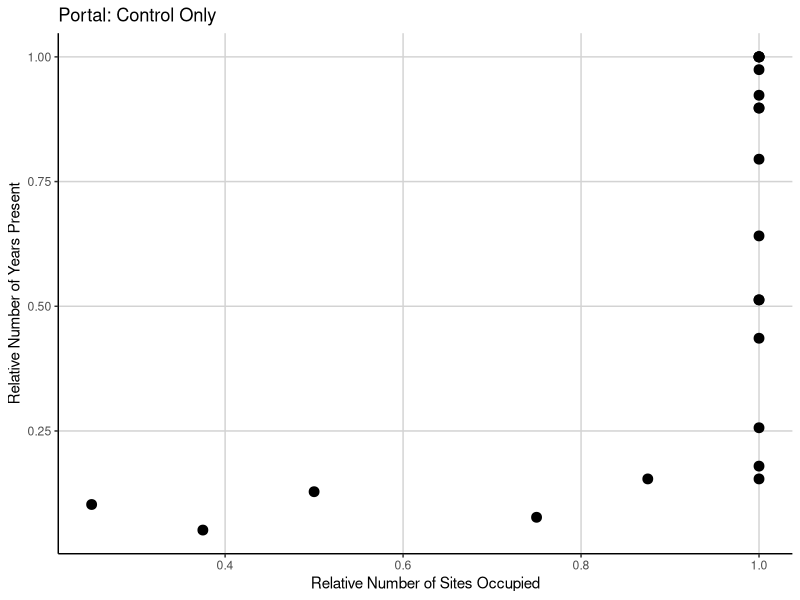
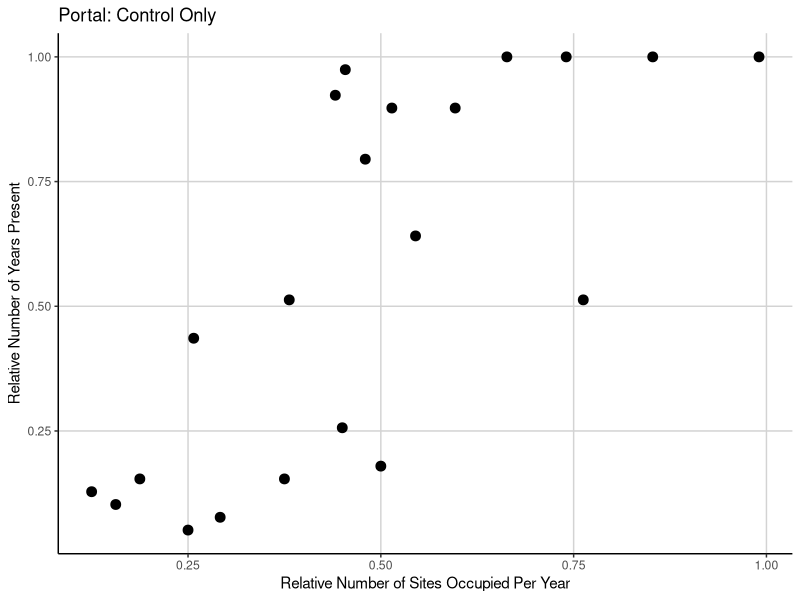
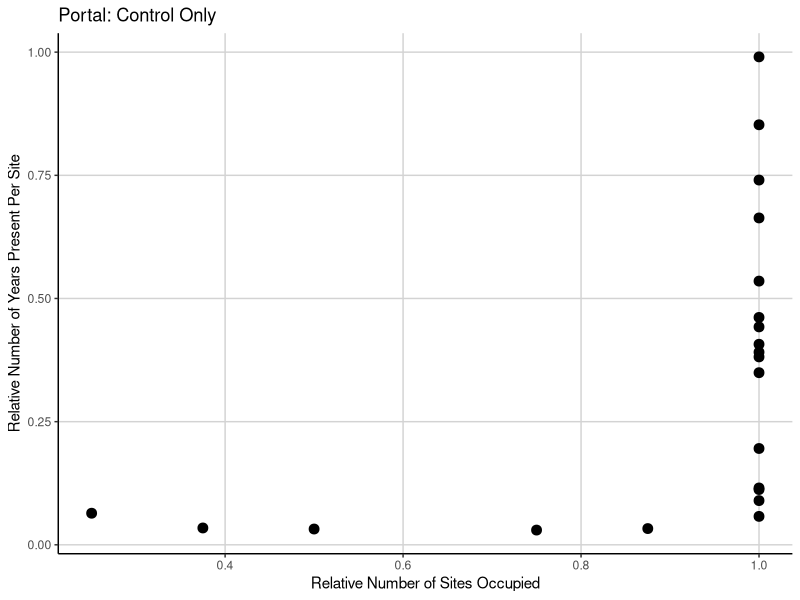
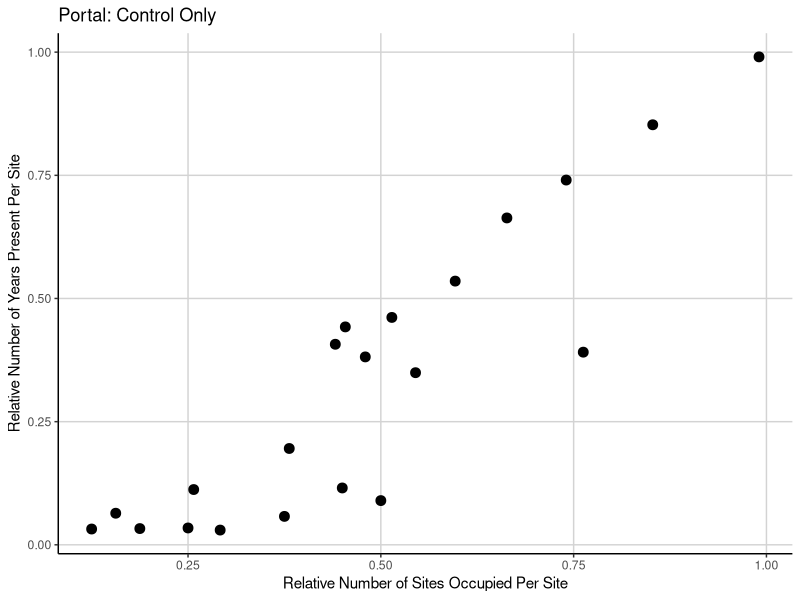
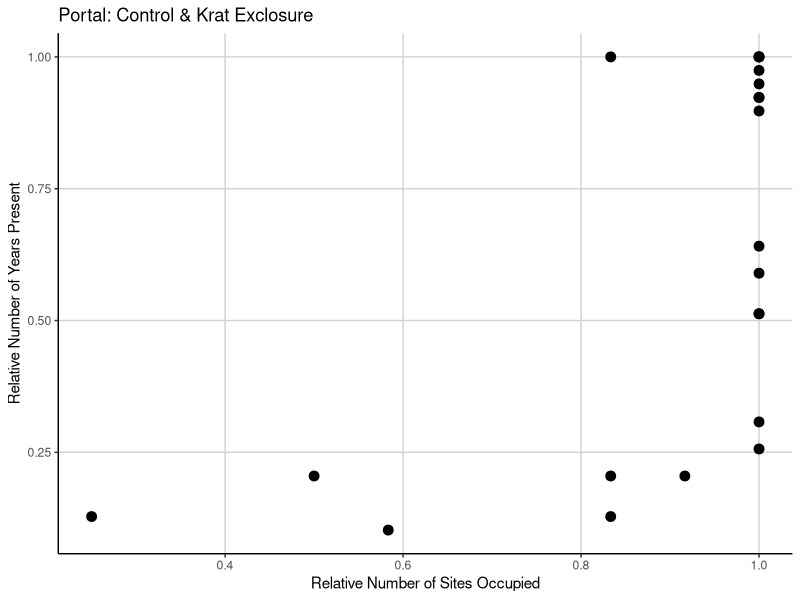
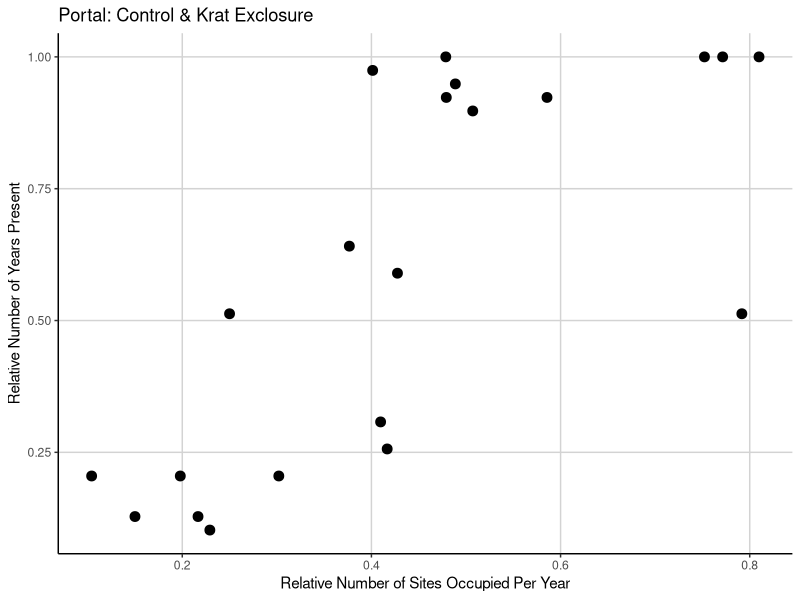
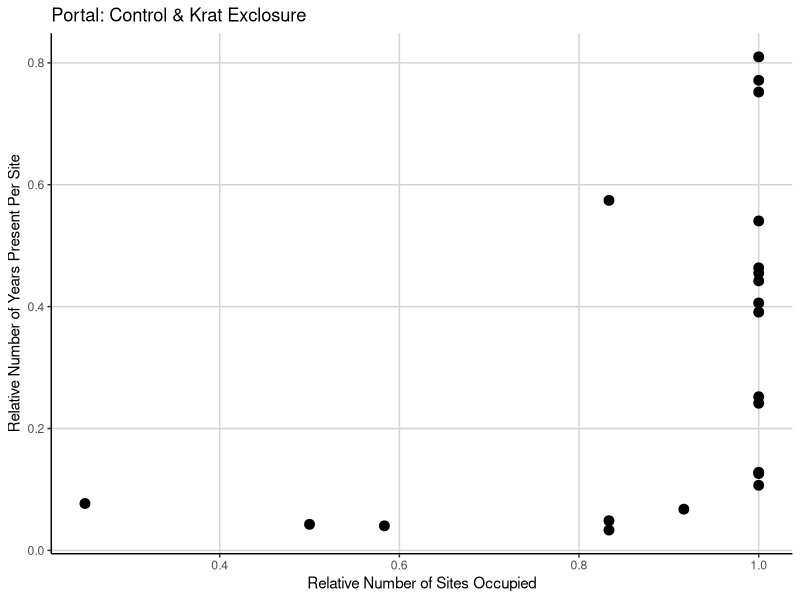
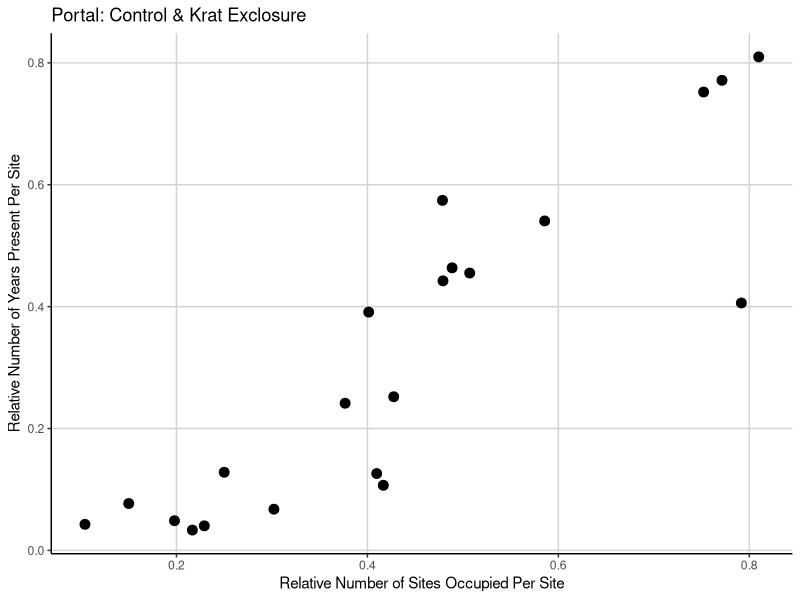

Write R code to recreate these figures, in order.
# Core-satellite-transient with Portal data
# Feb 17, 2016
# Ellen Bledsoe

# download libraries
library(dplyr)
library(ggplot2)

# read files

species <- read.csv("data/species_portal.csv", header = TRUE, na.strings = c(""))
surveys <- read.csv("data/surveys.csv", header = TRUE, na.strings = c(""))

# get only known rodents
rodents <- select(species, New.Code, Rodent) %>% 
           filter(Rodent == 1)
known_rodents <- select(rodents, New.Code) %>% 
                 filter(New.Code != 'DX', New.Code != 'NX',
                        New.Code != 'OX', New.Code != 'PX',
                        New.Code != 'RX', New.Code != 'SX', New.Code != 'UR')
colnames(known_rodents)[1] <- "species"

# get relevant survey periods & only control plots
surveys_control <- surveys %>% 
                   filter(period > 0 & period <= 436,
                          plot == '2' | plot == '4' | plot == '8' | plot == '11' |
                          plot == '12' | plot == '14' | plot == '17' | plot == '22')

portal <- semi_join(surveys_control, known_rodents, by = "species")

### calculating relative years and relative sites 

colnames(portal)[4] <- "year"
port_data <- select(portal, year, plot, species) %>% 
             group_by(species, year, plot) %>% 
             arrange(species, year, plot) %>% 
             summarise(count = n())

# number of years in which species occur overall

port_years <- select(port_data, species, year) %>% 
              group_by(species, year) %>% 
              summarise(year_count = n())
port_years_count <- select(port_years, species) %>% 
                    group_by(species) %>% 
                    summarise(years = n())

total_years <- length(unique(port_data$year))

port_years_count <- mutate(port_years_count, rel_years = years/total_years)

# number of sites in which species occur overall

port_plots <- select(port_data, species, plot) %>% 
              group_by(species, plot) %>% 
              summarise(plot_count = n())
port_plots_count <- select(port_plots, species) %>% 
                    group_by(species) %>% 
                    summarise(plots = n())

total_plots <- length(unique(port_data$plot))

port_plots_count <- mutate(port_plots_count, rel_sites = plots/total_plots)

# average relative number of plots per year

port_data1 <- select(portal, year, plot, species) %>% 
              group_by(species, year, plot) %>% 
              arrange(species, year, plot) 

port_plots_by_year <- select(port_data1, year, species, plot) %>% 
                      group_by(year, species) %>% 
                      summarise(plot_by_year = n_distinct(plot))

port_rel_plots_by_year <- mutate(port_plots_by_year, rel_plots_by_year = plot_by_year/total_plots)

port_plots_year_species <- port_rel_plots_by_year %>% 
                           group_by(species) %>% 
                           summarize(mean_rel_sites = mean(rel_plots_by_year))

# average relative number of years per plot

port_years_by_plot <- select(port_data1, year, species, plot) %>% 
                      group_by(plot, species) %>% 
                      summarise(years_by_plot = n_distinct(year))

port_rel_years_by_plot <- mutate(port_years_by_plot, rel_years_by_plot = years_by_plot/total_years)

port_years_plot_species <- port_rel_years_by_plot %>% 
                           group_by(species) %>% 
                           summarize(mean_rel_years = mean(rel_years_by_plot))

### combine all relevant data into one dataframe

portal_rel_data <- inner_join(port_years_count, port_plots_count, by = "species")
portal_mean_rel_data <- inner_join(port_years_plot_species, port_plots_year_species, by = "species")
portal_total_rel_data <- inner_join(portal_rel_data, portal_mean_rel_data, by = "species")

### make scatterplots of portal control data

ggplot(portal_total_rel_data, aes(x = rel_sites, y = rel_years)) +
  geom_point(size = 3) +
  xlab("Relative Number of Sites Occupied") + 
  ylab("Relative Number of Years Present") +
  ggtitle("Portal: Control Only") +
  theme(panel.background = element_blank(), 
        axis.line = element_line(colour = "black"), 
        panel.grid.major = element_line(colour = "light gray"))
ggsave(file = "portal_broad_yr_site.png", width = 6, height = 5)

ggplot(portal_total_rel_data, aes(x = mean_rel_sites, y = rel_years)) +
  geom_point(size = 3) +
  xlab("Relative Number of Sites Occupied Per Year") + 
  ylab("Relative Number of Years Present") +
  ggtitle("Portal: Control Only") +
  theme(panel.background = element_blank(), 
        axis.line = element_line(colour = "black"), 
        panel.grid.major = element_line(colour = "light gray"))
ggsave(file = "portal_mean_rel_site.png", width = 6, height = 5)

ggplot(portal_total_rel_data, aes(x = rel_sites, y = mean_rel_years)) +
  geom_point(size = 3) +
  xlab("Relative Number of Sites Occupied") + 
  ylab("Relative Number of Years Present Per Site") +
  ggtitle("Portal: Control Only") +
  theme(panel.background = element_blank(), 
        axis.line = element_line(colour = "black"), 
        panel.grid.major = element_line(colour = "light gray"))
ggsave(file = "portal_mean_rel_year.png", width = 6, height = 5)

ggplot(portal_total_rel_data, aes(x = mean_rel_sites, y = mean_rel_years)) +
  geom_point(size = 3) +
  xlab("Relative Number of Sites Occupied Per Site") + 
  ylab("Relative Number of Years Present Per Site") +
  ggtitle("Portal: Control Only") +
  theme(panel.background = element_blank(), 
        axis.line = element_line(colour = "black"), 
        panel.grid.major = element_line(colour = "light gray"))
ggsave(file = "portal_mean_rel_year&site.png", width = 6, height = 5)

### everything all over except with long-term krat exclosures included

# get relevant survey periods & only control plots
surveys_control_krat <- surveys %>% 
                        filter(period > 0 & period <= 436,
                               plot == '2' | plot == '4' | plot == '8' | plot == '11' |
                               plot == '12' | plot == '14' | plot == '17' | plot == '22' |
                               plot == '3' | plot == '15' | plot == '19' | plot == '21')

portal1 <- semi_join(surveys_control_krat, known_rodents, by = "species")

# calculating relative years and relative sites 

colnames(portal1)[4] <- "year"
port_data1 <- select(portal1, year, plot, species) %>% 
              group_by(species, year, plot) %>% 
              arrange(species, year, plot) %>% 
              summarise(count = n())

# number of years in which species occur overall

port_years1 <- select(port_data1, species, year) %>% 
               group_by(species, year) %>% 
               summarise(year_count = n())
port_years_count1 <- select(port_years1, species) %>% 
                     group_by(species) %>% 
                     summarise(years = n())

total_years <- length(unique(port_data$year))

port_years_count1 <- mutate(port_years_count1, rel_years = years/total_years)

# number of sites in which species occur overall

port_plots1 <- select(port_data1, species, plot) %>% 
               group_by(species, plot) %>% 
               summarise(plot_count = n())
port_plots_count1 <- select(port_plots1, species) %>% 
                     group_by(species) %>% 
                     summarise(plots = n())

total_plots1 <- length(unique(port_data1$plot))

port_plots_count1 <- mutate(port_plots_count1, rel_sites = plots/total_plots1)

# average relative number of plots per year

port_data1 <- select(portal1, year, plot, species) %>% 
              group_by(species, year, plot) %>% 
              arrange(species, year, plot) 

port_plots_by_year1 <- select(port_data1, year, species, plot) %>% 
                       group_by(year, species) %>% 
                       summarise(plot_by_year = n_distinct(plot))

port_rel_plots_by_year1 <- mutate(port_plots_by_year1, rel_plots_by_year = plot_by_year/total_plots1)

port_plots_year_species1 <- port_rel_plots_by_year1 %>% 
                            group_by(species) %>% 
                            summarize(mean_rel_sites = mean(rel_plots_by_year))

# average relative number of years per plot

port_years_by_plot1 <- select(port_data1, year, species, plot) %>% 
                       group_by(plot, species) %>% 
                       summarise(years_by_plot = n_distinct(year))

port_rel_years_by_plot1 <- mutate(port_years_by_plot1, rel_years_by_plot = years_by_plot/total_years)

port_years_plot_species1 <- port_rel_years_by_plot1 %>% 
                            group_by(species) %>% 
                            summarize(mean_rel_years = mean(rel_years_by_plot))

### combine all relevant data into one dataframe

portal_rel_data1 <- inner_join(port_years_count1, port_plots_count1, by = "species")
portal_mean_rel_data1 <- inner_join(port_years_plot_species1, port_plots_year_species1, by = "species")
portal_total_rel_data1 <- inner_join(portal_rel_data1, portal_mean_rel_data1, by = "species")

### make scatterplots of portal control data

ggplot(portal_total_rel_data1, aes(x = rel_sites, y = rel_years)) +
  geom_point(size = 3) +
  xlab("Relative Number of Sites Occupied") + 
  ylab("Relative Number of Years Present") +
  ggtitle("Portal: Control & Krat Exclosure") +
  theme(panel.background = element_blank(), 
        axis.line = element_line(colour = "black"), 
        panel.grid.major = element_line(colour = "light gray"))
ggsave(file = "portal1_broad_yr_site.png", width = 6, height = 5)

ggplot(portal_total_rel_data1, aes(x = mean_rel_sites, y = rel_years)) +
  geom_point(size = 3) +
  xlab("Relative Number of Sites Occupied Per Year") + 
  ylab("Relative Number of Years Present") +
  ggtitle("Portal: Control & Krat Exclosure") +
  theme(panel.background = element_blank(), 
        axis.line = element_line(colour = "black"), 
        panel.grid.major = element_line(colour = "light gray"))
ggsave(file = "portal1_mean_rel_site.png", width = 6, height = 5)

ggplot(portal_total_rel_data1, aes(x = rel_sites, y = mean_rel_years)) +
  geom_point(size = 3) +
  xlab("Relative Number of Sites Occupied") + 
  ylab("Relative Number of Years Present Per Site") +
  ggtitle("Portal: Control & Krat Exclosure") +
  theme(panel.background = element_blank(), 
        axis.line = element_line(colour = "black"), 
        panel.grid.major = element_line(colour = "light gray"))
ggsave(file = "portal1_mean_rel_year.png", width = 6, height = 5)

ggplot(portal_total_rel_data1, aes(x = mean_rel_sites, y = mean_rel_years)) +
  geom_point(size = 3) +
  xlab("Relative Number of Sites Occupied Per Site") + 
  ylab("Relative Number of Years Present Per Site") +
  ggtitle("Portal: Control & Krat Exclosure") +
  theme(panel.background = element_blank(), 
        axis.line = element_line(colour = "black"), 
        panel.grid.major = element_line(colour = "light gray"))
ggsave(file = "portal1_mean_rel_year&site.png", width = 6, height = 5)
